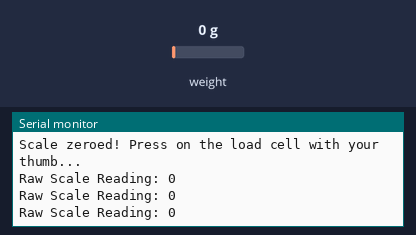
Recording of a sketch running on a simulated ESP32-S3. On the bench: the last lines printed to the serial monitor. Inputs (shaded band) come from the test bench; at power-on: weight on the scale 0 g.

Above: at 2.2 s.
2.3 s: weight on the scale set to 100 g
At 2.91 s:
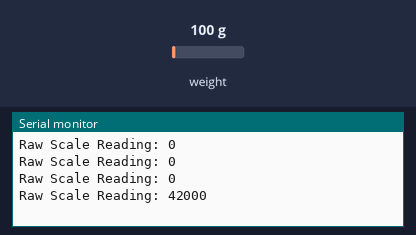
3.8 s: weight on the scale set to 1250 g
At 3.91 s:
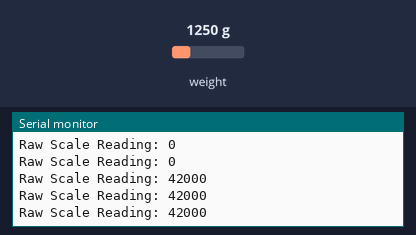
Timing chart, 0 to 6.8 s (numbered marks = the images above; inputs shaded):
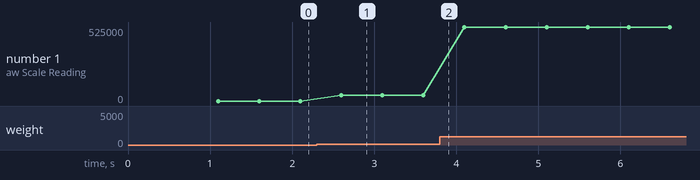

The sketch:

basic_M-1.ino
```cpp
#include <HX711.h>

#define DT_PIN  4
#define SCK_PIN 5

HX711 scale;

// Non-blocking timer variables
unsigned long lastReadTime = 0;
const unsigned long readInterval = 500; // Read every 500 milliseconds

void setup() {
  Serial.begin(115200);

  Serial.println("Initializing HX711 Scale...");
  scale.begin(DT_PIN, SCK_PIN);

  // Zero out the scale on startup
  scale.tare();
  Serial.println("Scale zeroed! Press on the load cell with your thumb...");
}

void loop() {
  unsigned long currentMillis = millis(); // Grab current internal stopwatch time

  // Check if 500 ms have passed since the last reading
  if (currentMillis - lastReadTime >= readInterval) {
    lastReadTime = currentMillis; // Reset timer mark

    if (scale.is_ready()) {
      long rawValue = scale.read(); // Reads raw 24-bit integer
      Serial.print("Raw Scale Reading: ");
      Serial.println(rawValue);
    } else {
      Serial.println("HX711 not ready — check wiring!");
    }
  }

  // Your CPU is 100% free here to run other tasks without freezing!
}
```

Measured:
- after the input at 2.3 s, the serial monitor: prints a new line after 0.30 s (image 1)
- plotted number 1: 0 → 42000 after the input at 2.3 s, 42000 → 525000 after the input at 3.8 s
